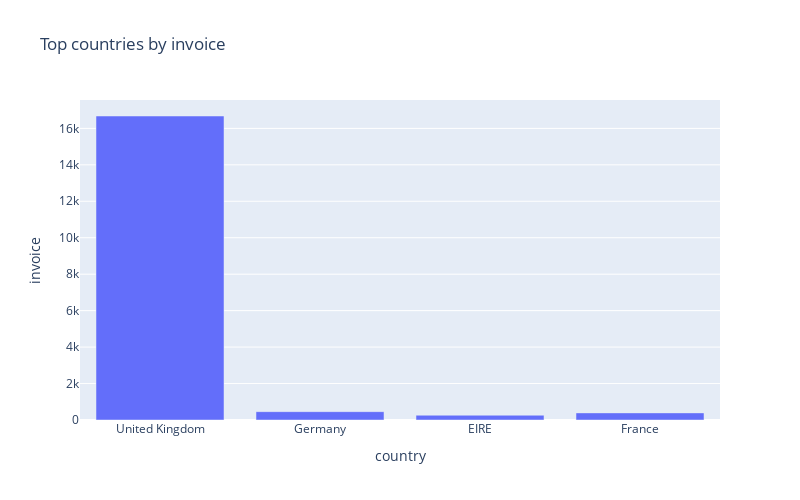

The code cell stored with this chart in its notebook:
### Markdown cell above
#### Grouping the invoice number data by country, it is observed that the countries that generate the most invoices are the UK, Germany, France and Eire, with the UK being the one that generates the largest number of invoices.

### Code cell
# Change the data type and grouping invoices by country
sales["invoice"] = [float(str(i).replace(",", "")) for i in sales["invoice"]]
percentage= sales.groupby('country', as_index=False, sort=False).agg({"invoice": "count"})
top_invoice=percentage.head(4)
top_invoice
fig = px.bar(top_invoice, x="country", y="invoice", title='Top countries by invoice', width=800, height=500)
fig.show()

### Figure 1 — Plotly figure (JSON) as saved in the notebook; plotly's stock layout.template omitted (floating-point values rounded to 4 significant figures)
{"data": [{"alignmentgroup": "True", "hovertemplate": "country=%{x}<br>invoice=%{y}<extra></extra>", "legendgroup": "", "marker": {"color": "#636efa", "pattern": {"shape": ""}}, "name": "", "offsetgroup": "", "orientation": "v", "showlegend": false, "textposition": "auto", "type": "bar", "x": ["United Kingdom", "Germany", "EIRE", "France"], "xaxis": "x", "y": [16679, 457, 262, 390], "yaxis": "y"}], "layout": {"barmode": "relative", "height": 500, "legend": {"tracegroupgap": 0}, "title": {"text": "Top countries by invoice"}, "width": 800, "xaxis": {"anchor": "y", "domain": [0, 1], "title": {"text": "country"}}, "yaxis": {"anchor": "x", "domain": [0, 1], "title": {"text": "invoice"}}}}
